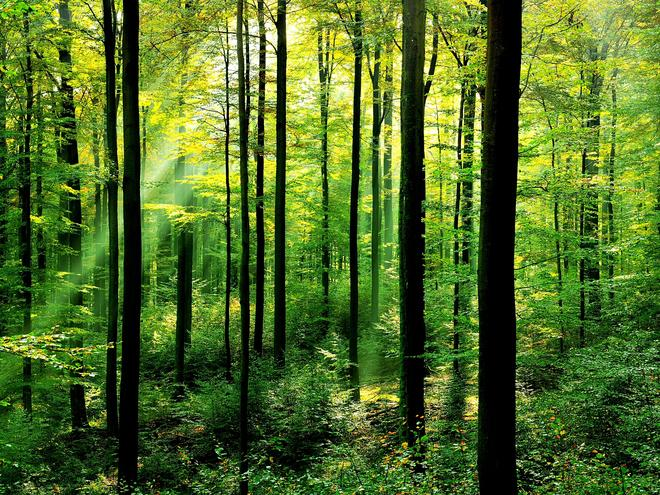
#> input picture samples/test_forest.jpg, 660 x 495 px
$ python laws_mask.py
#> lines starting #> are read from the running program, lines starting #| are printed output that depends on the picture; long printed decimals are rounded
#> in _test_laws_mask, sample_img is the input picture: shape (495, 660, 3); mean B, G, R 39, 109.1, 80.6
#!/usr/bin/env python2.7

""" Extracts Law's mask features from the drone.
"""

import numpy as np
import cv2


class LawsMask(object):
    """ Law's Mask features.
    """
    def __init__(self):
        # Create the initial laws mask vectors.
        L3 = np.transpose(np.array([1, 2, 1]))
        E3 = np.transpose(np.array([-1, 0, 1]))
        S3 = np.transpose(np.array([-1, 2, -1]))

        L5 = np.transpose(np.array([1, 4, 6, 4, 1]))
        E5 = np.transpose(np.array([-1, -2, 0, 1]))
        S5 = np.transpose(np.array([-1, 0, 2, 0, 1]))

        self.LL3 = np.convolve(L3, np.transpose(L3))
        self.LE3 = np.convolve(L3, np.transpose(E3))
        self.LS3 = np.convolve(L3, np.transpose(S3))
        self.EE3 = np.convolve(E3, np.transpose(E3))
        self.ES3 = np.convolve(E3, np.transpose(S3))
        self.SS3 = np.convolve(S3, np.transpose(S3))

        self.LL5 = np.convolve(L5, np.transpose(L5))
        self.LE5 = np.convolve(L5, np.transpose(E5))
        self.LS5 = np.convolve(L5, np.transpose(S5))
        self.EE5 = np.convolve(E5, np.transpose(E5))
        self.ES5 = np.convolve(E5, np.transpose(S5))
        self.SS5 = np.convolve(S5, np.transpose(S5))

    def extract(self, image, filter_size=5, convert=False):
        """ Extract Law's texture masks from the image. Make sure the image is
            in the YCrCb color space before calling this function.
        """
#> called with filter_size = 5, convert = False
        if convert:
            image = cv2.cvtColor(cv2.imgCV_RGB2YCrCb)

        # Apply the filter.
        (Y, Cr, Cb) = cv2.split(image)
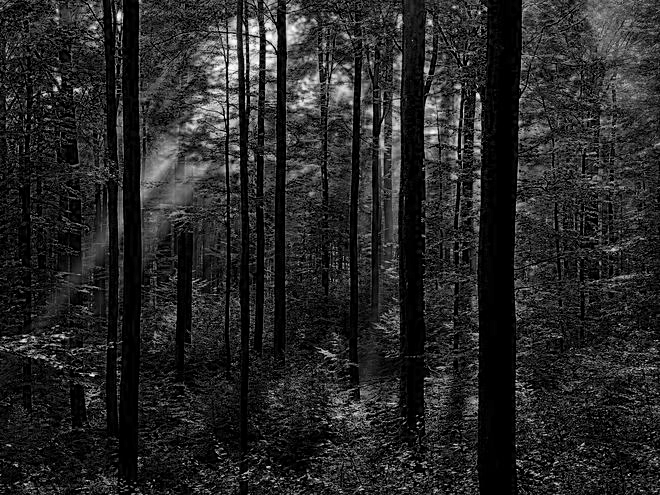
#> Y: shape (495, 660); min 0, max 255, mean 39
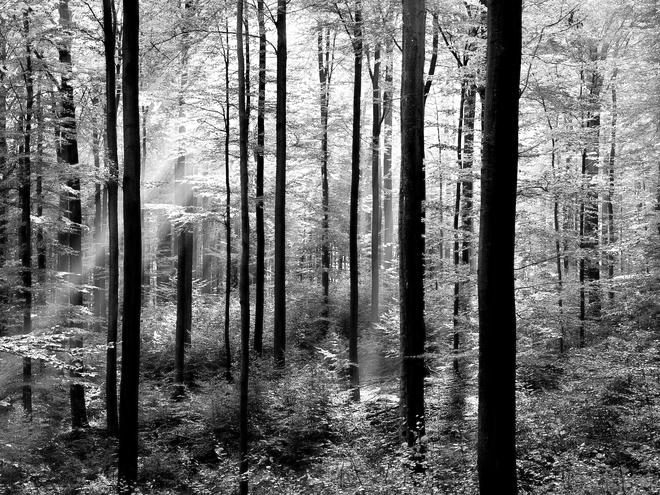
#> Cr: shape (495, 660); min 0, max 255, mean 109.1
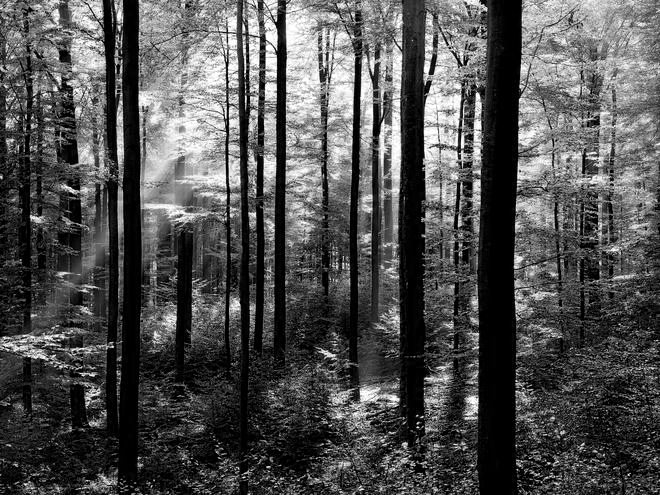
#> Cb: shape (495, 660); min 0, max 255, mean 80.6
        if filter_size == 3:
            Y_LL  = abs(np.mean(cv2.filter2D(Y, -1, self.LL3)))
            Cr_LL = abs(np.mean(cv2.filter2D(Y, -1, self.LL3)))
            Cb_LL = abs(np.mean(cv2.filter2D(Y, -1, self.LL3)))
            Y_LE  = abs(np.mean(cv2.filter2D(Y, -1, self.LE3)))
            Y_LS  = abs(np.mean(cv2.filter2D(Y, -1, self.LS3)))
            Y_EE  = abs(np.mean(cv2.filter2D(Y, -1, self.EE3)))
            Y_ES  = abs(np.mean(cv2.filter2D(Y, -1, self.ES3)))
            Y_SS  = abs(np.mean(cv2.filter2D(Y, -1, self.SS3)))
        elif filter_size == 5:
            Y_LL  = abs(np.mean(cv2.filter2D(Y, -1, self.LL3)))
#> Y_LL = 206.3
            Cr_LL = abs(np.mean(cv2.filter2D(Y, -1, self.LL3)))
#> Cr_LL = 206.3
            Cb_LL = abs(np.mean(cv2.filter2D(Y, -1, self.LL3)))
#> Cb_LL = 206.3
            Y_LE  = abs(np.mean(cv2.filter2D(Y, -1, self.LE3)))
#> Y_LE = 33.35
            Y_LS  = abs(np.mean(cv2.filter2D(Y, -1, self.LS3)))
#> Y_LS = 23.67
            Y_EE  = abs(np.mean(cv2.filter2D(Y, -1, self.EE3)))
#> Y_EE = 23.74
            Y_ES  = abs(np.mean(cv2.filter2D(Y, -1, self.ES3)))
#> Y_ES = 26.78
            Y_SS  = abs(np.mean(cv2.filter2D(Y, -1, self.SS3)))
#> Y_SS = 50.28

        # Construct the feature vector.
        features = np.array([Y_LL, Cr_LL, Cb_LL, Y_LE, Y_LS, Y_EE, Y_ES, Y_SS])
#> features = [206.3, 206.3, 206.3, 33.35, 23.67, 23.74, 26.78, 50.28]
        return features


def _test_laws_mask():
    sample_img_filenames = ['../../../samples/test_forest.jpg']
    sample_img = cv2.imread(sample_img_filenames[0])
    laws_mask = LawsMask()
    features = laws_mask.extract(sample_img)
    print(features)
#| [206.291  206.291  206.291   33.352  23.673
#|   23.742   26.781   50.282]

if __name__ == '__main__':
    _test_laws_mask()
